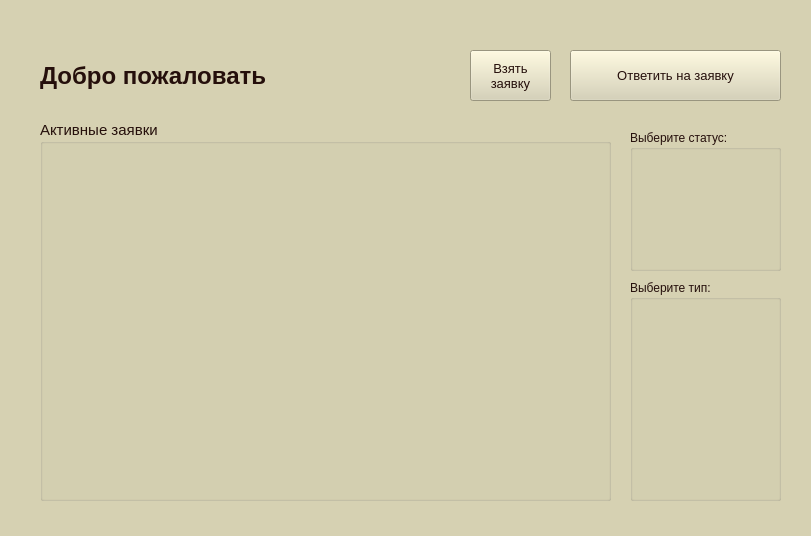
<?xml version="1.0" encoding="UTF-8"?>
<ui version="4.0">
 <class>Form</class>
 <widget class="QWidget" name="Form">
  <property name="geometry">
   <rect>
    <x>0</x>
    <y>0</y>
    <width>811</width>
    <height>536</height>
   </rect>
  </property>
  <property name="palette">
   <palette>
    <active>
     <colorrole role="WindowText">
      <brush brushstyle="SolidPattern">
       <color alpha="255">
        <red>37</red>
        <green>15</green>
        <blue>11</blue>
       </color>
      </brush>
     </colorrole>
     <colorrole role="Button">
      <brush brushstyle="SolidPattern">
       <color alpha="255">
        <red>214</red>
        <green>209</green>
        <blue>178</blue>
       </color>
      </brush>
     </colorrole>
     <colorrole role="Light">
      <brush brushstyle="SolidPattern">
       <color alpha="255">
        <red>255</red>
        <green>255</green>
        <blue>255</blue>
       </color>
      </brush>
     </colorrole>
     <colorrole role="Midlight">
      <brush brushstyle="SolidPattern">
       <color alpha="255">
        <red>234</red>
        <green>232</green>
        <blue>216</blue>
       </color>
      </brush>
     </colorrole>
     <colorrole role="Dark">
      <brush brushstyle="SolidPattern">
       <color alpha="255">
        <red>107</red>
        <green>105</green>
        <blue>89</blue>
       </color>
      </brush>
     </colorrole>
     <colorrole role="Mid">
      <brush brushstyle="SolidPattern">
       <color alpha="255">
        <red>143</red>
        <green>139</green>
        <blue>119</blue>
       </color>
      </brush>
     </colorrole>
     <colorrole role="Text">
      <brush brushstyle="SolidPattern">
       <color alpha="255">
        <red>37</red>
        <green>15</green>
        <blue>11</blue>
       </color>
      </brush>
     </colorrole>
     <colorrole role="BrightText">
      <brush brushstyle="SolidPattern">
       <color alpha="255">
        <red>255</red>
        <green>255</green>
        <blue>255</blue>
       </color>
      </brush>
     </colorrole>
     <colorrole role="ButtonText">
      <brush brushstyle="SolidPattern">
       <color alpha="255">
        <red>37</red>
        <green>15</green>
        <blue>11</blue>
       </color>
      </brush>
     </colorrole>
     <colorrole role="Base">
      <brush brushstyle="SolidPattern">
       <color alpha="255">
        <red>255</red>
        <green>255</green>
        <blue>255</blue>
       </color>
      </brush>
     </colorrole>
     <colorrole role="Window">
      <brush brushstyle="SolidPattern">
       <color alpha="255">
        <red>214</red>
        <green>209</green>
        <blue>178</blue>
       </color>
      </brush>
     </colorrole>
     <colorrole role="Shadow">
      <brush brushstyle="SolidPattern">
       <color alpha="255">
        <red>37</red>
        <green>15</green>
        <blue>11</blue>
       </color>
      </brush>
     </colorrole>
     <colorrole role="Highlight">
      <brush brushstyle="SolidPattern">
       <color alpha="255">
        <red>37</red>
        <green>15</green>
        <blue>11</blue>
       </color>
      </brush>
     </colorrole>
     <colorrole role="Link">
      <brush brushstyle="SolidPattern">
       <color alpha="255">
        <red>37</red>
        <green>15</green>
        <blue>11</blue>
       </color>
      </brush>
     </colorrole>
     <colorrole role="LinkVisited">
      <brush brushstyle="SolidPattern">
       <color alpha="255">
        <red>37</red>
        <green>15</green>
        <blue>11</blue>
       </color>
      </brush>
     </colorrole>
     <colorrole role="AlternateBase">
      <brush brushstyle="SolidPattern">
       <color alpha="255">
        <red>234</red>
        <green>232</green>
        <blue>216</blue>
       </color>
      </brush>
     </colorrole>
     <colorrole role="ToolTipBase">
      <brush brushstyle="SolidPattern">
       <color alpha="255">
        <red>255</red>
        <green>255</green>
        <blue>220</blue>
       </color>
      </brush>
     </colorrole>
     <colorrole role="ToolTipText">
      <brush brushstyle="SolidPattern">
       <color alpha="255">
        <red>37</red>
        <green>15</green>
        <blue>11</blue>
       </color>
      </brush>
     </colorrole>
     <colorrole role="PlaceholderText">
      <brush brushstyle="SolidPattern">
       <color alpha="127">
        <red>0</red>
        <green>0</green>
        <blue>0</blue>
       </color>
      </brush>
     </colorrole>
    </active>
    <inactive>
     <colorrole role="WindowText">
      <brush brushstyle="SolidPattern">
       <color alpha="255">
        <red>37</red>
        <green>15</green>
        <blue>11</blue>
       </color>
      </brush>
     </colorrole>
     <colorrole role="Button">
      <brush brushstyle="SolidPattern">
       <color alpha="255">
        <red>214</red>
        <green>209</green>
        <blue>178</blue>
       </color>
      </brush>
     </colorrole>
     <colorrole role="Light">
      <brush brushstyle="SolidPattern">
       <color alpha="255">
        <red>255</red>
        <green>255</green>
        <blue>255</blue>
       </color>
      </brush>
     </colorrole>
     <colorrole role="Midlight">
      <brush brushstyle="SolidPattern">
       <color alpha="255">
        <red>234</red>
        <green>232</green>
        <blue>216</blue>
       </color>
      </brush>
     </colorrole>
     <colorrole role="Dark">
      <brush brushstyle="SolidPattern">
       <color alpha="255">
        <red>107</red>
        <green>105</green>
        <blue>89</blue>
       </color>
      </brush>
     </colorrole>
     <colorrole role="Mid">
      <brush brushstyle="SolidPattern">
       <color alpha="255">
        <red>143</red>
        <green>139</green>
        <blue>119</blue>
       </color>
      </brush>
     </colorrole>
     <colorrole role="Text">
      <brush brushstyle="SolidPattern">
       <color alpha="255">
        <red>37</red>
        <green>15</green>
        <blue>11</blue>
       </color>
      </brush>
     </colorrole>
     <colorrole role="BrightText">
      <brush brushstyle="SolidPattern">
       <color alpha="255">
        <red>255</red>
        <green>255</green>
        <blue>255</blue>
       </color>
      </brush>
     </colorrole>
     <colorrole role="ButtonText">
      <brush brushstyle="SolidPattern">
       <color alpha="255">
        <red>37</red>
        <green>15</green>
        <blue>11</blue>
       </color>
      </brush>
     </colorrole>
     <colorrole role="Base">
      <brush brushstyle="SolidPattern">
       <color alpha="255">
        <red>255</red>
        <green>255</green>
        <blue>255</blue>
       </color>
      </brush>
     </colorrole>
     <colorrole role="Window">
      <brush brushstyle="SolidPattern">
       <color alpha="255">
        <red>214</red>
        <green>209</green>
        <blue>178</blue>
       </color>
      </brush>
     </colorrole>
     <colorrole role="Shadow">
      <brush brushstyle="SolidPattern">
       <color alpha="255">
        <red>37</red>
        <green>15</green>
        <blue>11</blue>
       </color>
      </brush>
     </colorrole>
     <colorrole role="Highlight">
      <brush brushstyle="SolidPattern">
       <color alpha="255">
        <red>37</red>
        <green>15</green>
        <blue>11</blue>
       </color>
      </brush>
     </colorrole>
     <colorrole role="Link">
      <brush brushstyle="SolidPattern">
       <color alpha="255">
        <red>37</red>
        <green>15</green>
        <blue>11</blue>
       </color>
      </brush>
     </colorrole>
     <colorrole role="LinkVisited">
      <brush brushstyle="SolidPattern">
       <color alpha="255">
        <red>37</red>
        <green>15</green>
        <blue>11</blue>
       </color>
      </brush>
     </colorrole>
     <colorrole role="AlternateBase">
      <brush brushstyle="SolidPattern">
       <color alpha="255">
        <red>234</red>
        <green>232</green>
        <blue>216</blue>
       </color>
      </brush>
     </colorrole>
     <colorrole role="ToolTipBase">
      <brush brushstyle="SolidPattern">
       <color alpha="255">
        <red>255</red>
        <green>255</green>
        <blue>220</blue>
       </color>
      </brush>
     </colorrole>
     <colorrole role="ToolTipText">
      <brush brushstyle="SolidPattern">
       <color alpha="255">
        <red>37</red>
        <green>15</green>
        <blue>11</blue>
       </color>
      </brush>
     </colorrole>
     <colorrole role="PlaceholderText">
      <brush brushstyle="SolidPattern">
       <color alpha="127">
        <red>0</red>
        <green>0</green>
        <blue>0</blue>
       </color>
      </brush>
     </colorrole>
    </inactive>
    <disabled>
     <colorrole role="WindowText">
      <brush brushstyle="SolidPattern">
       <color alpha="255">
        <red>107</red>
        <green>105</green>
        <blue>89</blue>
       </color>
      </brush>
     </colorrole>
     <colorrole role="Button">
      <brush brushstyle="SolidPattern">
       <color alpha="255">
        <red>214</red>
        <green>209</green>
        <blue>178</blue>
       </color>
      </brush>
     </colorrole>
     <colorrole role="Light">
      <brush brushstyle="SolidPattern">
       <color alpha="255">
        <red>255</red>
        <green>255</green>
        <blue>255</blue>
       </color>
      </brush>
     </colorrole>
     <colorrole role="Midlight">
      <brush brushstyle="SolidPattern">
       <color alpha="255">
        <red>234</red>
        <green>232</green>
        <blue>216</blue>
       </color>
      </brush>
     </colorrole>
     <colorrole role="Dark">
      <brush brushstyle="SolidPattern">
       <color alpha="255">
        <red>107</red>
        <green>105</green>
        <blue>89</blue>
       </color>
      </brush>
     </colorrole>
     <colorrole role="Mid">
      <brush brushstyle="SolidPattern">
       <color alpha="255">
        <red>143</red>
        <green>139</green>
        <blue>119</blue>
       </color>
      </brush>
     </colorrole>
     <colorrole role="Text">
      <brush brushstyle="SolidPattern">
       <color alpha="255">
        <red>107</red>
        <green>105</green>
        <blue>89</blue>
       </color>
      </brush>
     </colorrole>
     <colorrole role="BrightText">
      <brush brushstyle="SolidPattern">
       <color alpha="255">
        <red>255</red>
        <green>255</green>
        <blue>255</blue>
       </color>
      </brush>
     </colorrole>
     <colorrole role="ButtonText">
      <brush brushstyle="SolidPattern">
       <color alpha="255">
        <red>107</red>
        <green>105</green>
        <blue>89</blue>
       </color>
      </brush>
     </colorrole>
     <colorrole role="Base">
      <brush brushstyle="SolidPattern">
       <color alpha="255">
        <red>214</red>
        <green>209</green>
        <blue>178</blue>
       </color>
      </brush>
     </colorrole>
     <colorrole role="Window">
      <brush brushstyle="SolidPattern">
       <color alpha="255">
        <red>214</red>
        <green>209</green>
        <blue>178</blue>
       </color>
      </brush>
     </colorrole>
     <colorrole role="Shadow">
      <brush brushstyle="SolidPattern">
       <color alpha="255">
        <red>37</red>
        <green>15</green>
        <blue>11</blue>
       </color>
      </brush>
     </colorrole>
     <colorrole role="Link">
      <brush brushstyle="SolidPattern">
       <color alpha="255">
        <red>37</red>
        <green>15</green>
        <blue>11</blue>
       </color>
      </brush>
     </colorrole>
     <colorrole role="LinkVisited">
      <brush brushstyle="SolidPattern">
       <color alpha="255">
        <red>37</red>
        <green>15</green>
        <blue>11</blue>
       </color>
      </brush>
     </colorrole>
     <colorrole role="AlternateBase">
      <brush brushstyle="SolidPattern">
       <color alpha="255">
        <red>214</red>
        <green>209</green>
        <blue>178</blue>
       </color>
      </brush>
     </colorrole>
     <colorrole role="ToolTipBase">
      <brush brushstyle="SolidPattern">
       <color alpha="255">
        <red>255</red>
        <green>255</green>
        <blue>220</blue>
       </color>
      </brush>
     </colorrole>
     <colorrole role="ToolTipText">
      <brush brushstyle="SolidPattern">
       <color alpha="255">
        <red>37</red>
        <green>15</green>
        <blue>11</blue>
       </color>
      </brush>
     </colorrole>
     <colorrole role="PlaceholderText">
      <brush brushstyle="SolidPattern">
       <color alpha="127">
        <red>107</red>
        <green>105</green>
        <blue>89</blue>
       </color>
      </brush>
     </colorrole>
    </disabled>
   </palette>
  </property>
  <property name="windowTitle">
   <string>Form</string>
  </property>
  <widget class="QGroupBox" name="groupBox_tickets">
   <property name="geometry">
    <rect>
     <x>40</x>
     <y>120</y>
     <width>571</width>
     <height>381</height>
    </rect>
   </property>
   <property name="font">
    <font>
     <pointsize>11</pointsize>
    </font>
   </property>
   <property name="title">
    <string>Активные заявки</string>
   </property>
  </widget>
  <widget class="QLabel" name="hello_label">
   <property name="geometry">
    <rect>
     <x>40</x>
     <y>40</y>
     <width>241</width>
     <height>71</height>
    </rect>
   </property>
   <property name="font">
    <font>
     <family>Arial</family>
     <pointsize>18</pointsize>
     <bold>true</bold>
    </font>
   </property>
   <property name="text">
    <string>Добро пожаловать</string>
   </property>
  </widget>
  <widget class="QPushButton" name="answer_bt">
   <property name="geometry">
    <rect>
     <x>570</x>
     <y>50</y>
     <width>211</width>
     <height>51</height>
    </rect>
   </property>
   <property name="font">
    <font>
     <pointsize>10</pointsize>
    </font>
   </property>
   <property name="text">
    <string>Ответить на заявку</string>
   </property>
  </widget>
  <widget class="QPushButton" name="take_ticket_bt">
   <property name="geometry">
    <rect>
     <x>470</x>
     <y>50</y>
     <width>81</width>
     <height>51</height>
    </rect>
   </property>
   <property name="font">
    <font>
     <pointsize>10</pointsize>
    </font>
   </property>
   <property name="text">
    <string>Взять 
заявку</string>
   </property>
  </widget>
  <widget class="QGroupBox" name="groupBox_status">
   <property name="geometry">
    <rect>
     <x>630</x>
     <y>130</y>
     <width>151</width>
     <height>141</height>
    </rect>
   </property>
   <property name="title">
    <string>Выберите статус:</string>
   </property>
  </widget>
  <widget class="QGroupBox" name="groupBox_types">
   <property name="geometry">
    <rect>
     <x>630</x>
     <y>280</y>
     <width>151</width>
     <height>221</height>
    </rect>
   </property>
   <property name="title">
    <string>Выберите тип:</string>
   </property>
  </widget>
  <widget class="QLabel" name="shown_login_lb">
   <property name="geometry">
    <rect>
     <x>300</x>
     <y>60</y>
     <width>131</width>
     <height>31</height>
    </rect>
   </property>
   <property name="font">
    <font>
     <family>Arial</family>
     <pointsize>18</pointsize>
     <bold>true</bold>
    </font>
   </property>
   <property name="text">
    <string/>
   </property>
  </widget>
 </widget>
 <resources/>
 <connections/>
</ui>
